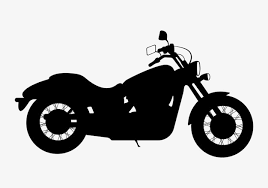
%> input picture matlab/bike.png, 268 x 188 px
$ octave real_world_test.m   (GNU Octave 9; MATLAB toolbox functions it lacks are replaced by stand-ins)
%> lines starting %> are read from the running program, lines starting %| are printed output that depends on the picture; in (x1, y1, x2, y2) boxes, pixels count from 0 and x2, y2 are one past the last pixel; in counts of white or black regions, pixels touching at a corner belong together; the program's own positions count from 1
%% PROJECT 5: VECTOR IMAGE TRANSMISSION TEST (BIKE.PNG)
clear; clc;

% --- 1. Load Vector Data ---
img = imread('bike.png');
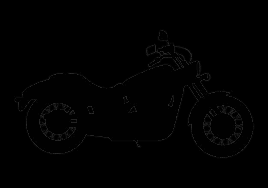
%> img: size 188x268 uint8; min 0, max 44, mean 1.2

% Ensure it's treated as a binary image (Black/White)
if size(img, 3) == 3
    img_gray = im2gray(img);
else
    img_gray = img;
end
bw_img = imbinarize(img_gray); % Convert to logical 1s and 0s
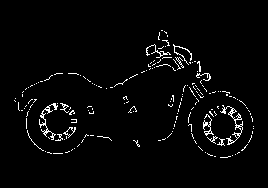
%> bw_img: size 188x268 logical; 2.9% white in thin lines or dots, all inside (x1, y1, x2, y2) = (14, 30, 254, 158)

% Convert vector image to bitstream
tx_bits = double(bw_img(:));

% --- 2. System Setup (PACT Architecture) ---
params.tx_bits = tx_bits;
params.sps = 4;
params.span = 10;
params.rolloff = 0.35;
%> (the run ends here)
